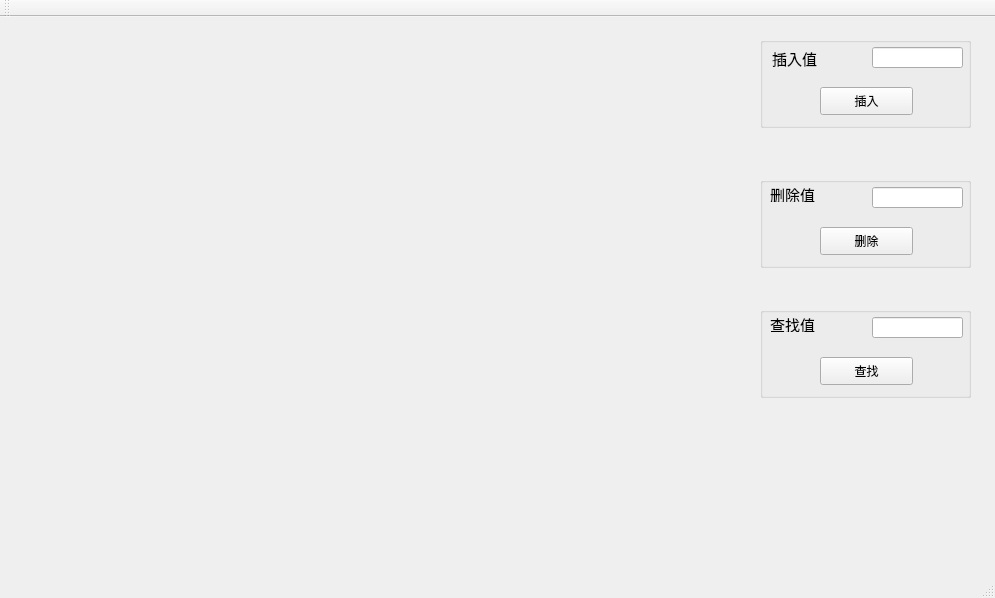
<?xml version="1.0" encoding="UTF-8"?>
<ui version="4.0">
 <class>MainWindow</class>
 <widget class="QMainWindow" name="MainWindow">
  <property name="geometry">
   <rect>
    <x>0</x>
    <y>0</y>
    <width>995</width>
    <height>598</height>
   </rect>
  </property>
  <property name="windowTitle">
   <string>发的说法</string>
  </property>
  <widget class="QWidget" name="centralWidget">
   <widget class="QGroupBox" name="groupBox">
    <property name="geometry">
     <rect>
      <x>760</x>
      <y>20</y>
      <width>211</width>
      <height>91</height>
     </rect>
    </property>
    <property name="title">
     <string/>
    </property>
    <widget class="QLabel" name="label">
     <property name="geometry">
      <rect>
       <x>12</x>
       <y>12</y>
       <width>54</width>
       <height>18</height>
      </rect>
     </property>
     <property name="font">
      <font>
       <pointsize>11</pointsize>
       <weight>50</weight>
       <bold>false</bold>
      </font>
     </property>
     <property name="text">
      <string>插入值</string>
     </property>
    </widget>
    <widget class="QLineEdit" name="lineEdit">
     <property name="geometry">
      <rect>
       <x>112</x>
       <y>10</y>
       <width>91</width>
       <height>21</height>
      </rect>
     </property>
    </widget>
    <widget class="QPushButton" name="pushButton">
     <property name="geometry">
      <rect>
       <x>60</x>
       <y>50</y>
       <width>93</width>
       <height>28</height>
      </rect>
     </property>
     <property name="text">
      <string>插入</string>
     </property>
    </widget>
   </widget>
   <widget class="QGroupBox" name="groupBox_2">
    <property name="geometry">
     <rect>
      <x>760</x>
      <y>160</y>
      <width>211</width>
      <height>91</height>
     </rect>
    </property>
    <property name="title">
     <string/>
    </property>
    <widget class="QLabel" name="label_2">
     <property name="geometry">
      <rect>
       <x>10</x>
       <y>10</y>
       <width>72</width>
       <height>15</height>
      </rect>
     </property>
     <property name="font">
      <font>
       <pointsize>11</pointsize>
      </font>
     </property>
     <property name="text">
      <string>删除值</string>
     </property>
    </widget>
    <widget class="QLineEdit" name="lineEdit_2">
     <property name="geometry">
      <rect>
       <x>112</x>
       <y>10</y>
       <width>91</width>
       <height>21</height>
      </rect>
     </property>
    </widget>
    <widget class="QPushButton" name="pushButton_2">
     <property name="geometry">
      <rect>
       <x>60</x>
       <y>50</y>
       <width>93</width>
       <height>28</height>
      </rect>
     </property>
     <property name="text">
      <string>删除</string>
     </property>
    </widget>
   </widget>
   <widget class="QGroupBox" name="groupBox_3">
    <property name="geometry">
     <rect>
      <x>760</x>
      <y>290</y>
      <width>211</width>
      <height>91</height>
     </rect>
    </property>
    <property name="title">
     <string/>
    </property>
    <widget class="QLabel" name="label_3">
     <property name="geometry">
      <rect>
       <x>10</x>
       <y>10</y>
       <width>72</width>
       <height>15</height>
      </rect>
     </property>
     <property name="font">
      <font>
       <pointsize>11</pointsize>
      </font>
     </property>
     <property name="text">
      <string>查找值</string>
     </property>
    </widget>
    <widget class="QLineEdit" name="lineEdit_3">
     <property name="geometry">
      <rect>
       <x>112</x>
       <y>10</y>
       <width>91</width>
       <height>21</height>
      </rect>
     </property>
    </widget>
    <widget class="QPushButton" name="pushButton_3">
     <property name="geometry">
      <rect>
       <x>60</x>
       <y>50</y>
       <width>93</width>
       <height>28</height>
      </rect>
     </property>
     <property name="text">
      <string>查找</string>
     </property>
    </widget>
   </widget>
  </widget>
  <widget class="QMenuBar" name="menuBar">
   <property name="geometry">
    <rect>
     <x>0</x>
     <y>0</y>
     <width>995</width>
     <height>26</height>
    </rect>
   </property>
  </widget>
  <widget class="QToolBar" name="mainToolBar">
   <attribute name="toolBarArea">
    <enum>TopToolBarArea</enum>
   </attribute>
   <attribute name="toolBarBreak">
    <bool>false</bool>
   </attribute>
  </widget>
  <widget class="QStatusBar" name="statusBar"/>
 </widget>
 <layoutdefault spacing="6" margin="11"/>
 <resources/>
 <connections/>
</ui>
